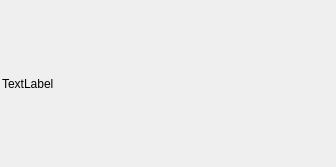
<?xml version="1.0" encoding="UTF-8"?>
<ui version="4.0">
 <class>LoadingDlg</class>
 <widget class="QDialog" name="LoadingDlg">
  <property name="geometry">
   <rect>
    <x>0</x>
    <y>0</y>
    <width>336</width>
    <height>167</height>
   </rect>
  </property>
  <property name="windowTitle">
   <string>Dialog</string>
  </property>
  <layout class="QVBoxLayout" name="verticalLayout">
   <property name="spacing">
    <number>2</number>
   </property>
   <property name="leftMargin">
    <number>2</number>
   </property>
   <property name="topMargin">
    <number>2</number>
   </property>
   <property name="rightMargin">
    <number>2</number>
   </property>
   <property name="bottomMargin">
    <number>2</number>
   </property>
   <item>
    <widget class="QLabel" name="loading_lb">
     <property name="text">
      <string>TextLabel</string>
     </property>
    </widget>
   </item>
  </layout>
 </widget>
 <resources/>
 <connections/>
</ui>
